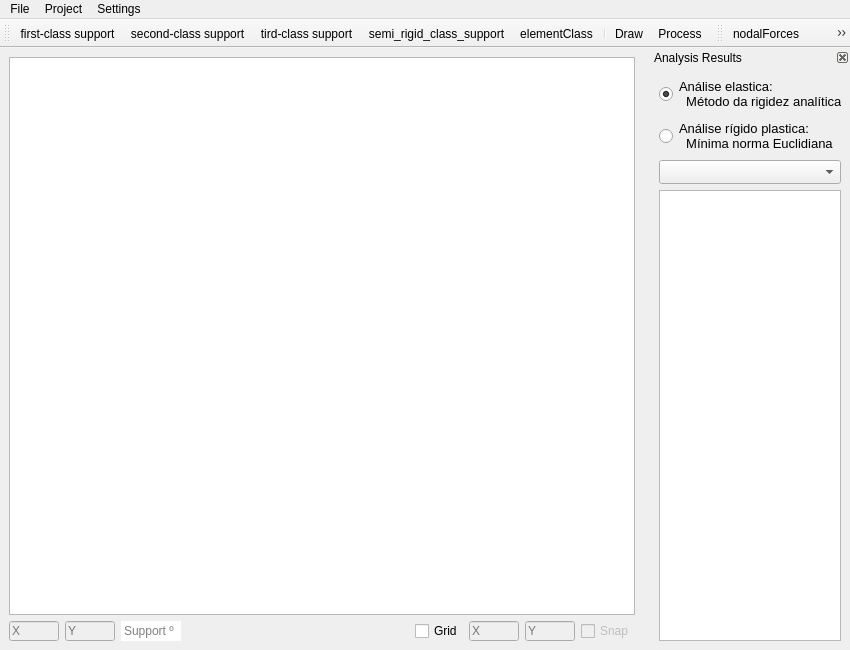
<?xml version="1.0" encoding="UTF-8"?>
<ui version="4.0">
 <class>UVATools</class>
 <widget class="QMainWindow" name="UVATools">
  <property name="geometry">
   <rect>
    <x>0</x>
    <y>0</y>
    <width>850</width>
    <height>650</height>
   </rect>
  </property>
  <property name="windowTitle">
   <string>UVATool</string>
  </property>
  <property name="windowIcon">
   <iconset>
    <normaloff>../icons/UVATool_main_window.png</normaloff>../icons/UVATool_main_window.png</iconset>
  </property>
  <widget class="QWidget" name="centralwidget">
   <layout class="QGridLayout" name="gridLayout">
    <item row="0" column="0">
     <layout class="QVBoxLayout" name="verticalLayout">
      <item>
       <widget class="QGraphicsView" name="graphicsViewCanvas">
        <property name="minimumSize">
         <size>
          <width>581</width>
          <height>511</height>
         </size>
        </property>
       </widget>
      </item>
      <item>
       <layout class="QHBoxLayout" name="horizontalLayout">
        <item>
         <widget class="QLineEdit" name="lineEditXCanvas">
          <property name="enabled">
           <bool>false</bool>
          </property>
          <property name="maximumSize">
           <size>
            <width>50</width>
            <height>20</height>
           </size>
          </property>
          <property name="placeholderText">
           <string>X</string>
          </property>
         </widget>
        </item>
        <item>
         <widget class="QLineEdit" name="lineEditYCanvas">
          <property name="enabled">
           <bool>false</bool>
          </property>
          <property name="maximumSize">
           <size>
            <width>50</width>
            <height>20</height>
           </size>
          </property>
          <property name="placeholderText">
           <string>Y</string>
          </property>
         </widget>
        </item>
        <item>
         <widget class="QLineEdit" name="lineEditSuportAngulation">
          <property name="minimumSize">
           <size>
            <width>60</width>
            <height>20</height>
           </size>
          </property>
          <property name="maximumSize">
           <size>
            <width>60</width>
            <height>20</height>
           </size>
          </property>
          <property name="styleSheet">
           <string notr="true">QLineEdit {
	border-color:black;
    border-top: 4px;
}</string>
          </property>
          <property name="placeholderText">
           <string>Support º</string>
          </property>
         </widget>
        </item>
        <item>
         <spacer name="horizontalSpacer">
          <property name="orientation">
           <enum>Qt::Horizontal</enum>
          </property>
          <property name="sizeHint" stdset="0">
           <size>
            <width>40</width>
            <height>20</height>
           </size>
          </property>
         </spacer>
        </item>
        <item>
         <widget class="QCheckBox" name="checkBoxGrid">
          <property name="text">
           <string>Grid</string>
          </property>
         </widget>
        </item>
        <item>
         <widget class="QLineEdit" name="lineEditXGrid">
          <property name="enabled">
           <bool>false</bool>
          </property>
          <property name="maximumSize">
           <size>
            <width>50</width>
            <height>20</height>
           </size>
          </property>
          <property name="placeholderText">
           <string>X</string>
          </property>
         </widget>
        </item>
        <item>
         <widget class="QLineEdit" name="lineEditYGrid">
          <property name="enabled">
           <bool>false</bool>
          </property>
          <property name="maximumSize">
           <size>
            <width>50</width>
            <height>20</height>
           </size>
          </property>
          <property name="placeholderText">
           <string>Y</string>
          </property>
         </widget>
        </item>
        <item>
         <widget class="QCheckBox" name="checkBoxGridSnap">
          <property name="enabled">
           <bool>false</bool>
          </property>
          <property name="text">
           <string>Snap</string>
          </property>
         </widget>
        </item>
       </layout>
      </item>
     </layout>
    </item>
   </layout>
  </widget>
  <widget class="QMenuBar" name="menubar">
   <property name="geometry">
    <rect>
     <x>0</x>
     <y>0</y>
     <width>850</width>
     <height>21</height>
    </rect>
   </property>
   <widget class="QMenu" name="menuFile">
    <property name="title">
     <string>File</string>
    </property>
    <addaction name="actionNew"/>
    <addaction name="actionOpen"/>
    <addaction name="actionSave"/>
    <addaction name="separator"/>
    <addaction name="actionExport"/>
    <addaction name="separator"/>
    <addaction name="actionExt"/>
   </widget>
   <widget class="QMenu" name="menuProject">
    <property name="title">
     <string>Project</string>
    </property>
    <addaction name="actionDefaults"/>
    <addaction name="separator"/>
   </widget>
   <widget class="QMenu" name="menuSettings">
    <property name="title">
     <string>Settings</string>
    </property>
    <addaction name="actionOptions"/>
   </widget>
   <addaction name="menuFile"/>
   <addaction name="menuProject"/>
   <addaction name="menuSettings"/>
  </widget>
  <widget class="QToolBar" name="toolBarDraw">
   <property name="minimumSize">
    <size>
     <width>0</width>
     <height>0</height>
    </size>
   </property>
   <property name="windowTitle">
    <string>Supports</string>
   </property>
   <property name="allowedAreas">
    <set>Qt::LeftToolBarArea|Qt::RightToolBarArea|Qt::TopToolBarArea</set>
   </property>
   <property name="iconSize">
    <size>
     <width>32</width>
     <height>32</height>
    </size>
   </property>
   <property name="toolButtonStyle">
    <enum>Qt::ToolButtonIconOnly</enum>
   </property>
   <attribute name="toolBarArea">
    <enum>TopToolBarArea</enum>
   </attribute>
   <attribute name="toolBarBreak">
    <bool>false</bool>
   </attribute>
   <addaction name="first_class_support"/>
   <addaction name="second_class_support"/>
   <addaction name="tird_class_support"/>
   <addaction name="semi_rigid_class_support"/>
   <addaction name="elementClass"/>
   <addaction name="separator"/>
   <addaction name="actionDraw"/>
   <addaction name="actionProcess"/>
  </widget>
  <widget class="QDockWidget" name="dockWidgetResults">
   <property name="minimumSize">
    <size>
     <width>200</width>
     <height>253</height>
    </size>
   </property>
   <property name="maximumSize">
    <size>
     <width>200</width>
     <height>524287</height>
    </size>
   </property>
   <property name="toolTip">
    <string>Results</string>
   </property>
   <property name="statusTip">
    <string>Results</string>
   </property>
   <property name="accessibleName">
    <string/>
   </property>
   <property name="accessibleDescription">
    <string>Results</string>
   </property>
   <property name="styleSheet">
    <string notr="true">QDockWidget{
border:0px;
}</string>
   </property>
   <property name="floating">
    <bool>false</bool>
   </property>
   <property name="features">
    <set>QDockWidget::DockWidgetClosable|QDockWidget::DockWidgetMovable</set>
   </property>
   <property name="windowTitle">
    <string>Analysis Results</string>
   </property>
   <attribute name="dockWidgetArea">
    <number>2</number>
   </attribute>
   <widget class="QWidget" name="dockWidgetContentsResults">
    <layout class="QVBoxLayout" name="verticalLayout_2">
     <item>
      <widget class="QRadioButton" name="radioButton">
       <property name="font">
        <font>
         <pointsize>10</pointsize>
        </font>
       </property>
       <property name="text">
        <string>Análise elastica:
  Método da rigidez analítica</string>
       </property>
       <property name="checked">
        <bool>true</bool>
       </property>
      </widget>
     </item>
     <item>
      <widget class="QRadioButton" name="radioButton_2">
       <property name="font">
        <font>
         <pointsize>10</pointsize>
        </font>
       </property>
       <property name="text">
        <string>Análise rígido plastica:
  Mínima norma Euclidiana</string>
       </property>
      </widget>
     </item>
     <item>
      <widget class="QComboBox" name="comboBoxResultOptions">
       <property name="minimumSize">
        <size>
         <width>0</width>
         <height>24</height>
        </size>
       </property>
       <property name="editable">
        <bool>false</bool>
       </property>
      </widget>
     </item>
     <item>
      <widget class="QListWidget" name="listWidgetResults">
       <property name="viewMode">
        <enum>QListView::ListMode</enum>
       </property>
      </widget>
     </item>
    </layout>
   </widget>
  </widget>
  <widget class="QToolBar" name="toolBarLoadings">
   <property name="enabled">
    <bool>true</bool>
   </property>
   <property name="windowTitle">
    <string>toolBar</string>
   </property>
   <property name="iconSize">
    <size>
     <width>32</width>
     <height>32</height>
    </size>
   </property>
   <attribute name="toolBarArea">
    <enum>TopToolBarArea</enum>
   </attribute>
   <attribute name="toolBarBreak">
    <bool>false</bool>
   </attribute>
   <addaction name="nodalForces"/>
   <addaction name="nodalMoments"/>
   <addaction name="uniformLoads"/>
   <addaction name="linearLoads"/>
  </widget>
  <action name="actionNew">
   <property name="icon">
    <iconset>
     <normaloff>../icons/new_file.png</normaloff>../icons/new_file.png</iconset>
   </property>
   <property name="text">
    <string>New...</string>
   </property>
  </action>
  <action name="actionOpen">
   <property name="icon">
    <iconset>
     <normaloff>../icons/open.png</normaloff>../icons/open.png</iconset>
   </property>
   <property name="text">
    <string>Open...</string>
   </property>
  </action>
  <action name="actionSave">
   <property name="icon">
    <iconset>
     <normaloff>../icons/save.png</normaloff>../icons/save.png</iconset>
   </property>
   <property name="text">
    <string>Save</string>
   </property>
  </action>
  <action name="actionExport">
   <property name="icon">
    <iconset>
     <normaloff>../icons/export.png</normaloff>../icons/export.png</iconset>
   </property>
   <property name="text">
    <string>Export</string>
   </property>
  </action>
  <action name="actionExt">
   <property name="icon">
    <iconset>
     <normaloff>../icons/exit.png</normaloff>../icons/exit.png</iconset>
   </property>
   <property name="text">
    <string>Exit</string>
   </property>
  </action>
  <action name="first_class_support">
   <property name="checkable">
    <bool>true</bool>
   </property>
   <property name="icon">
    <iconset>
     <normaloff>../icons/apoio_primeiro_genero.png</normaloff>../icons/apoio_primeiro_genero.png</iconset>
   </property>
   <property name="text">
    <string>first-class support</string>
   </property>
   <property name="toolTip">
    <string>First-class support for drawing</string>
   </property>
  </action>
  <action name="second_class_support">
   <property name="checkable">
    <bool>true</bool>
   </property>
   <property name="icon">
    <iconset>
     <normaloff>../icons/apoio_segundo_genero.png</normaloff>../icons/apoio_segundo_genero.png</iconset>
   </property>
   <property name="text">
    <string>second-class support</string>
   </property>
   <property name="toolTip">
    <string>Second-class support for drawing</string>
   </property>
  </action>
  <action name="tird_class_support">
   <property name="checkable">
    <bool>true</bool>
   </property>
   <property name="icon">
    <iconset>
     <normaloff>../icons/apoio_terceiro_genero.png</normaloff>../icons/apoio_terceiro_genero.png</iconset>
   </property>
   <property name="text">
    <string>tird-class support</string>
   </property>
   <property name="toolTip">
    <string>Tird-class support for drawing</string>
   </property>
  </action>
  <action name="semi_rigid_class_support">
   <property name="checkable">
    <bool>true</bool>
   </property>
   <property name="icon">
    <iconset>
     <normaloff>../icons/apoio_semi_rigido.png</normaloff>../icons/apoio_semi_rigido.png</iconset>
   </property>
   <property name="text">
    <string>semi_rigid_class_support</string>
   </property>
   <property name="toolTip">
    <string>Semi rigid support</string>
   </property>
  </action>
  <action name="actionDraw">
   <property name="icon">
    <iconset>
     <normaloff>../icons/draw.png</normaloff>../icons/draw.png</iconset>
   </property>
   <property name="text">
    <string>Draw</string>
   </property>
   <property name="toolTip">
    <string>Draw on Canvas</string>
   </property>
  </action>
  <action name="actionDefaults">
   <property name="text">
    <string>Defaults</string>
   </property>
  </action>
  <action name="elementClass">
   <property name="checkable">
    <bool>true</bool>
   </property>
   <property name="icon">
    <iconset>
     <normaloff>../icons/element.png</normaloff>../icons/element.png</iconset>
   </property>
   <property name="text">
    <string>elementClass</string>
   </property>
   <property name="toolTip">
    <string>Element</string>
   </property>
  </action>
  <action name="actionOptions">
   <property name="text">
    <string>Options</string>
   </property>
  </action>
  <action name="nodalForces">
   <property name="checkable">
    <bool>true</bool>
   </property>
   <property name="icon">
    <iconset>
     <normaloff>../icons/vertical_force.png</normaloff>../icons/vertical_force.png</iconset>
   </property>
   <property name="text">
    <string>nodalForces</string>
   </property>
   <property name="toolTip">
    <string>Vertical Force</string>
   </property>
  </action>
  <action name="nodalMoments">
   <property name="checkable">
    <bool>true</bool>
   </property>
   <property name="icon">
    <iconset>
     <normaloff>../icons/nodal_moments.png</normaloff>../icons/nodal_moments.png</iconset>
   </property>
   <property name="text">
    <string>nodalMoments</string>
   </property>
   <property name="toolTip">
    <string>Nodal Moments</string>
   </property>
  </action>
  <action name="uniformLoads">
   <property name="checkable">
    <bool>true</bool>
   </property>
   <property name="icon">
    <iconset>
     <normaloff>../icons/uniform_loads.png</normaloff>../icons/uniform_loads.png</iconset>
   </property>
   <property name="text">
    <string>uniformLoads</string>
   </property>
   <property name="toolTip">
    <string>Uniform Loads</string>
   </property>
  </action>
  <action name="linearLoads">
   <property name="checkable">
    <bool>true</bool>
   </property>
   <property name="icon">
    <iconset>
     <normaloff>../icons/linear_loads.png</normaloff>../icons/linear_loads.png</iconset>
   </property>
   <property name="text">
    <string>linearLoads</string>
   </property>
   <property name="toolTip">
    <string>Linear Loads</string>
   </property>
  </action>
  <action name="actionProcess">
   <property name="icon">
    <iconset>
     <normaloff>../icons/process.png</normaloff>../icons/process.png</iconset>
   </property>
   <property name="text">
    <string>Process</string>
   </property>
   <property name="toolTip">
    <string>Process Calculations</string>
   </property>
  </action>
 </widget>
 <resources/>
 <connections/>
</ui>
